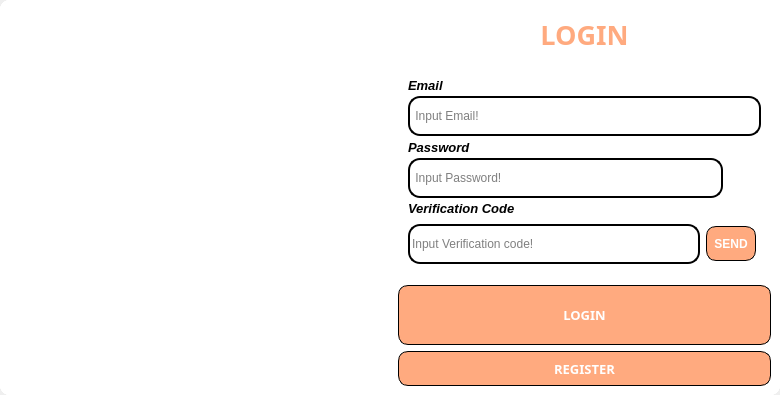
<?xml version="1.0" encoding="UTF-8"?>
<ui version="4.0">
 <class>MainWindow</class>
 <widget class="QMainWindow" name="MainWindow">
  <property name="geometry">
   <rect>
    <x>0</x>
    <y>0</y>
    <width>780</width>
    <height>395</height>
   </rect>
  </property>
  <property name="minimumSize">
   <size>
    <width>780</width>
    <height>395</height>
   </size>
  </property>
  <property name="maximumSize">
   <size>
    <width>780</width>
    <height>395</height>
   </size>
  </property>
  <property name="windowTitle">
   <string>MainWindow</string>
  </property>
  <widget class="QWidget" name="centralwidget">
   <property name="minimumSize">
    <size>
     <width>780</width>
     <height>395</height>
    </size>
   </property>
   <property name="maximumSize">
    <size>
     <width>780</width>
     <height>395</height>
    </size>
   </property>
   <layout class="QGridLayout" name="gridLayout">
    <property name="leftMargin">
     <number>0</number>
    </property>
    <property name="topMargin">
     <number>0</number>
    </property>
    <property name="rightMargin">
     <number>0</number>
    </property>
    <property name="bottomMargin">
     <number>0</number>
    </property>
    <property name="spacing">
     <number>0</number>
    </property>
    <item row="0" column="0">
     <widget class="QFrame" name="frame_3">
      <property name="minimumSize">
       <size>
        <width>780</width>
        <height>395</height>
       </size>
      </property>
      <property name="maximumSize">
       <size>
        <width>780</width>
        <height>395</height>
       </size>
      </property>
      <property name="styleSheet">
       <string notr="true">background-color: rgb(255, 255, 255);
border-top-left-radius: 10px;
border-bottom-left-radius: 10px;
border-bottom-right-radius: 10px;</string>
      </property>
      <property name="frameShape">
       <enum>QFrame::Shape::StyledPanel</enum>
      </property>
      <property name="frameShadow">
       <enum>QFrame::Shadow::Raised</enum>
      </property>
      <layout class="QGridLayout" name="gridLayout_2">
       <property name="leftMargin">
        <number>0</number>
       </property>
       <property name="topMargin">
        <number>0</number>
       </property>
       <property name="rightMargin">
        <number>0</number>
       </property>
       <property name="bottomMargin">
        <number>0</number>
       </property>
       <property name="horizontalSpacing">
        <number>0</number>
       </property>
       <item row="0" column="0">
        <widget class="QStackedWidget" name="stackedWidget">
         <property name="currentIndex">
          <number>0</number>
         </property>
         <widget class="QWidget" name="login">
          <layout class="QGridLayout" name="gridLayout_5">
           <property name="leftMargin">
            <number>0</number>
           </property>
           <property name="topMargin">
            <number>0</number>
           </property>
           <property name="rightMargin">
            <number>0</number>
           </property>
           <property name="bottomMargin">
            <number>0</number>
           </property>
           <property name="spacing">
            <number>0</number>
           </property>
           <item row="1" column="0">
            <widget class="QFrame" name="image">
             <property name="maximumSize">
              <size>
               <width>390</width>
               <height>395</height>
              </size>
             </property>
             <property name="styleSheet">
              <string notr="true">border-radius: 10px;
border-image: url(:/image/images/logo.jpeg);</string>
             </property>
             <property name="frameShape">
              <enum>QFrame::Shape::StyledPanel</enum>
             </property>
             <property name="frameShadow">
              <enum>QFrame::Shadow::Raised</enum>
             </property>
             <layout class="QGridLayout" name="gridLayout_8">
              <property name="leftMargin">
               <number>0</number>
              </property>
              <property name="topMargin">
               <number>0</number>
              </property>
              <property name="rightMargin">
               <number>0</number>
              </property>
              <property name="bottomMargin">
               <number>0</number>
              </property>
              <property name="spacing">
               <number>0</number>
              </property>
             </layout>
            </widget>
           </item>
           <item row="1" column="1">
            <widget class="QFrame" name="frame_5">
             <property name="frameShape">
              <enum>QFrame::Shape::StyledPanel</enum>
             </property>
             <property name="frameShadow">
              <enum>QFrame::Shadow::Raised</enum>
             </property>
             <layout class="QGridLayout" name="gridLayout_6">
              <property name="leftMargin">
               <number>8</number>
              </property>
              <property name="rightMargin">
               <number>9</number>
              </property>
              <item row="0" column="0" colspan="2">
               <widget class="QLabel" name="label">
                <property name="maximumSize">
                 <size>
                  <width>16777215</width>
                  <height>50</height>
                 </size>
                </property>
                <property name="font">
                 <font>
                  <family>Segoe UI Black</family>
                  <pointsize>20</pointsize>
                  <bold>true</bold>
                 </font>
                </property>
                <property name="styleSheet">
                 <string notr="true">color: rgb(255, 170, 127);
</string>
                </property>
                <property name="text">
                 <string>LOGIN</string>
                </property>
                <property name="scaledContents">
                 <bool>true</bool>
                </property>
                <property name="alignment">
                 <set>Qt::AlignmentFlag::AlignCenter</set>
                </property>
                <property name="wordWrap">
                 <bool>true</bool>
                </property>
                <property name="margin">
                 <number>0</number>
                </property>
               </widget>
              </item>
              <item row="1" column="0" colspan="2">
               <widget class="QFrame" name="frame_6">
                <property name="styleSheet">
                 <string notr="true"/>
                </property>
                <property name="frameShape">
                 <enum>QFrame::Shape::StyledPanel</enum>
                </property>
                <property name="frameShadow">
                 <enum>QFrame::Shadow::Raised</enum>
                </property>
                <layout class="QGridLayout" name="gridLayout_7">
                 <property name="leftMargin">
                  <number>10</number>
                 </property>
                 <property name="topMargin">
                  <number>10</number>
                 </property>
                 <property name="rightMargin">
                  <number>10</number>
                 </property>
                 <property name="bottomMargin">
                  <number>10</number>
                 </property>
                 <property name="spacing">
                  <number>0</number>
                 </property>
                 <item row="5" column="0">
                  <widget class="QFrame" name="frame">
                   <property name="cursor">
                    <cursorShape>PointingHandCursor</cursorShape>
                   </property>
                   <property name="frameShape">
                    <enum>QFrame::Shape::StyledPanel</enum>
                   </property>
                   <property name="frameShadow">
                    <enum>QFrame::Shadow::Raised</enum>
                   </property>
                   <layout class="QGridLayout" name="gridLayout_3">
                    <property name="leftMargin">
                     <number>0</number>
                    </property>
                    <property name="topMargin">
                     <number>5</number>
                    </property>
                    <property name="rightMargin">
                     <number>5</number>
                    </property>
                    <property name="bottomMargin">
                     <number>5</number>
                    </property>
                    <item row="0" column="0">
                     <widget class="QLineEdit" name="verification">
                      <property name="minimumSize">
                       <size>
                        <width>0</width>
                        <height>40</height>
                       </size>
                      </property>
                      <property name="styleSheet">
                       <string notr="true">border-radius: 12px;
border-color: rgb(0, 0, 0);
border-style: outset;
border-width: 2px</string>
                      </property>
                      <property name="placeholderText">
                       <string>Input Verification code!</string>
                      </property>
                     </widget>
                    </item>
                    <item row="0" column="1">
                     <widget class="QPushButton" name="send_code">
                      <property name="minimumSize">
                       <size>
                        <width>50</width>
                        <height>35</height>
                       </size>
                      </property>
                      <property name="font">
                       <font>
                        <bold>true</bold>
                       </font>
                      </property>
                      <property name="cursor">
                       <cursorShape>PointingHandCursor</cursorShape>
                      </property>
                      <property name="styleSheet">
                       <string notr="true">QPushButton{
	background-color: rgb(255, 170, 127);
	border-top-right-radius: 10px;
	border-color: rgb(0, 0, 0);
	border-style: outset;
	border-width: 1px;
	color: rgb(255, 255, 255);
}
QPushButton:hover {
	background-color: rgb(193, 128, 96)
}
QPushButton:pressed {
	background-color: rgb(255, 210, 133)
}</string>
                      </property>
                      <property name="text">
                       <string>SEND</string>
                      </property>
                     </widget>
                    </item>
                   </layout>
                  </widget>
                 </item>
                 <item row="3" column="0" colspan="2">
                  <widget class="QFrame" name="frame_7">
                   <property name="minimumSize">
                    <size>
                     <width>0</width>
                     <height>0</height>
                    </size>
                   </property>
                   <property name="maximumSize">
                    <size>
                     <width>16777215</width>
                     <height>50</height>
                    </size>
                   </property>
                   <property name="frameShape">
                    <enum>QFrame::Shape::StyledPanel</enum>
                   </property>
                   <property name="frameShadow">
                    <enum>QFrame::Shadow::Raised</enum>
                   </property>
                   <layout class="QGridLayout" name="gridLayout_9">
                    <property name="leftMargin">
                     <number>0</number>
                    </property>
                    <property name="topMargin">
                     <number>0</number>
                    </property>
                    <property name="rightMargin">
                     <number>0</number>
                    </property>
                    <property name="bottomMargin">
                     <number>0</number>
                    </property>
                    <property name="horizontalSpacing">
                     <number>6</number>
                    </property>
                    <property name="verticalSpacing">
                     <number>0</number>
                    </property>
                    <item row="0" column="0">
                     <widget class="QLineEdit" name="password">
                      <property name="minimumSize">
                       <size>
                        <width>0</width>
                        <height>40</height>
                       </size>
                      </property>
                      <property name="styleSheet">
                       <string notr="true">border-radius: 12px;
border-color: rgb(0, 0, 0);
border-style: outset;
border-width: 2px</string>
                      </property>
                      <property name="inputMask">
                       <string/>
                      </property>
                      <property name="text">
                       <string/>
                      </property>
                      <property name="maxLength">
                       <number>32767</number>
                      </property>
                      <property name="echoMode">
                       <enum>QLineEdit::EchoMode::Password</enum>
                      </property>
                      <property name="placeholderText">
                       <string> Input Password!</string>
                      </property>
                     </widget>
                    </item>
                    <item row="0" column="1">
                     <widget class="QPushButton" name="show_btn">
                      <property name="maximumSize">
                       <size>
                        <width>40</width>
                        <height>40</height>
                       </size>
                      </property>
                      <property name="cursor">
                       <cursorShape>PointingHandCursor</cursorShape>
                      </property>
                      <property name="styleSheet">
                       <string notr="true">QPushButton: {
	color: rgb(255, 170, 127);
}</string>
                      </property>
                      <property name="text">
                       <string/>
                      </property>
                      <property name="icon">
                       <iconset resource="../res/resource.qrc">
                        <normaloff>:/icon/icons/icons8-hide-500.png</normaloff>
                        <normalon>:/icon/icons/icons8-show-500.png</normalon>:/icon/icons/icons8-hide-500.png</iconset>
                      </property>
                      <property name="iconSize">
                       <size>
                        <width>30</width>
                        <height>30</height>
                       </size>
                      </property>
                      <property name="checkable">
                       <bool>true</bool>
                      </property>
                     </widget>
                    </item>
                   </layout>
                  </widget>
                 </item>
                 <item row="1" column="0" colspan="2">
                  <widget class="QLineEdit" name="emails">
                   <property name="minimumSize">
                    <size>
                     <width>0</width>
                     <height>40</height>
                    </size>
                   </property>
                   <property name="styleSheet">
                    <string notr="true">border-radius: 12px;
border-color: rgb(0, 0, 0);
border-style: outset;
border-width: 2px</string>
                   </property>
                   <property name="placeholderText">
                    <string> Input Email!</string>
                   </property>
                   <property name="clearButtonEnabled">
                    <bool>false</bool>
                   </property>
                  </widget>
                 </item>
                 <item row="0" column="0" colspan="2">
                  <widget class="QLabel" name="label_2">
                   <property name="maximumSize">
                    <size>
                     <width>16777215</width>
                     <height>30</height>
                    </size>
                   </property>
                   <property name="font">
                    <font>
                     <pointsize>10</pointsize>
                     <italic>true</italic>
                     <bold>true</bold>
                    </font>
                   </property>
                   <property name="text">
                    <string>Email</string>
                   </property>
                  </widget>
                 </item>
                 <item row="4" column="0" colspan="2">
                  <widget class="QLabel" name="label_8">
                   <property name="font">
                    <font>
                     <pointsize>10</pointsize>
                     <italic>true</italic>
                     <bold>true</bold>
                    </font>
                   </property>
                   <property name="text">
                    <string>Verification Code</string>
                   </property>
                  </widget>
                 </item>
                 <item row="2" column="0" colspan="2">
                  <widget class="QLabel" name="label_3">
                   <property name="maximumSize">
                    <size>
                     <width>16777215</width>
                     <height>30</height>
                    </size>
                   </property>
                   <property name="font">
                    <font>
                     <pointsize>10</pointsize>
                     <italic>true</italic>
                     <bold>true</bold>
                    </font>
                   </property>
                   <property name="text">
                    <string>Password</string>
                   </property>
                  </widget>
                 </item>
                </layout>
               </widget>
              </item>
              <item row="3" column="0" colspan="2">
               <widget class="QPushButton" name="regis_btn">
                <property name="minimumSize">
                 <size>
                  <width>0</width>
                  <height>35</height>
                 </size>
                </property>
                <property name="font">
                 <font>
                  <family>Segoe UI Black</family>
                  <pointsize>10</pointsize>
                  <bold>true</bold>
                 </font>
                </property>
                <property name="cursor">
                 <cursorShape>PointingHandCursor</cursorShape>
                </property>
                <property name="styleSheet">
                 <string notr="true">QPushButton{
	background-color: rgb(255, 170, 127);
	border-top-right-radius: 10px;
	border-color: rgb(0, 0, 0);
	border-style: outset;
	border-width: 1px;
	color: rgb(255, 255, 255);
}
QPushButton:hover {
	background-color: rgb(193, 128, 96)
}
QPushButton:pressed {
	background-color: rgb(255, 210, 133)
}</string>
                </property>
                <property name="text">
                 <string>REGISTER</string>
                </property>
               </widget>
              </item>
              <item row="2" column="0" colspan="2">
               <widget class="QPushButton" name="login_btn">
                <property name="minimumSize">
                 <size>
                  <width>0</width>
                  <height>60</height>
                 </size>
                </property>
                <property name="font">
                 <font>
                  <family>Segoe UI Black</family>
                  <pointsize>10</pointsize>
                  <bold>true</bold>
                 </font>
                </property>
                <property name="cursor">
                 <cursorShape>PointingHandCursor</cursorShape>
                </property>
                <property name="styleSheet">
                 <string notr="true">QPushButton{
	background-color: rgb(255, 170, 127);
	border-top-right-radius: 10px;
	border-color: rgb(0, 0, 0);
	border-style: outset;
	border-width: 1px;
	color: rgb(255, 255, 255);
}
QPushButton:hover {
	background-color: rgb(193, 128, 96)
}
QPushButton:pressed {
	background-color: rgb(255, 210, 133)
}</string>
                </property>
                <property name="text">
                 <string>LOGIN</string>
                </property>
               </widget>
              </item>
             </layout>
            </widget>
           </item>
          </layout>
         </widget>
         <widget class="QWidget" name="regis">
          <layout class="QGridLayout" name="gridLayout_11">
           <property name="leftMargin">
            <number>0</number>
           </property>
           <property name="topMargin">
            <number>0</number>
           </property>
           <property name="rightMargin">
            <number>0</number>
           </property>
           <property name="bottomMargin">
            <number>0</number>
           </property>
           <property name="spacing">
            <number>0</number>
           </property>
           <item row="0" column="1">
            <widget class="QFrame" name="frame_9">
             <property name="frameShape">
              <enum>QFrame::Shape::StyledPanel</enum>
             </property>
             <property name="frameShadow">
              <enum>QFrame::Shadow::Raised</enum>
             </property>
             <layout class="QGridLayout" name="gridLayout_12">
              <property name="leftMargin">
               <number>8</number>
              </property>
              <item row="0" column="0" colspan="2">
               <widget class="QLabel" name="label_4">
                <property name="maximumSize">
                 <size>
                  <width>16777215</width>
                  <height>50</height>
                 </size>
                </property>
                <property name="font">
                 <font>
                  <family>Segoe UI Black</family>
                  <pointsize>20</pointsize>
                  <bold>true</bold>
                 </font>
                </property>
                <property name="styleSheet">
                 <string notr="true">color: rgb(255, 170, 127);
</string>
                </property>
                <property name="text">
                 <string>REGISTER</string>
                </property>
                <property name="scaledContents">
                 <bool>true</bool>
                </property>
                <property name="alignment">
                 <set>Qt::AlignmentFlag::AlignCenter</set>
                </property>
                <property name="wordWrap">
                 <bool>true</bool>
                </property>
                <property name="margin">
                 <number>0</number>
                </property>
               </widget>
              </item>
              <item row="2" column="0" colspan="2">
               <widget class="QPushButton" name="reg_btn">
                <property name="minimumSize">
                 <size>
                  <width>0</width>
                  <height>50</height>
                 </size>
                </property>
                <property name="font">
                 <font>
                  <family>Segoe UI Black</family>
                  <pointsize>10</pointsize>
                  <bold>true</bold>
                 </font>
                </property>
                <property name="cursor">
                 <cursorShape>PointingHandCursor</cursorShape>
                </property>
                <property name="styleSheet">
                 <string notr="true">QPushButton{
	background-color: rgb(255, 170, 127);
	border-top-right-radius: 10px;
	border-color: rgb(0, 0, 0);
	border-style: outset;
	border-width: 1px;
	color: rgb(255, 255, 255);
}
QPushButton:hover {
	background-color: rgb(193, 128, 96)
}
QPushButton:pressed {
	background-color: rgb(255, 210, 133)
}</string>
                </property>
                <property name="text">
                 <string>REGISTER</string>
                </property>
               </widget>
              </item>
              <item row="3" column="0" colspan="2">
               <widget class="QPushButton" name="login_btn_2">
                <property name="minimumSize">
                 <size>
                  <width>0</width>
                  <height>35</height>
                 </size>
                </property>
                <property name="font">
                 <font>
                  <family>Segoe UI Black</family>
                  <pointsize>10</pointsize>
                  <bold>true</bold>
                 </font>
                </property>
                <property name="cursor">
                 <cursorShape>PointingHandCursor</cursorShape>
                </property>
                <property name="styleSheet">
                 <string notr="true">QPushButton{
	background-color: rgb(255, 170, 127);
	border-top-right-radius: 10px;
	border-color: rgb(0, 0, 0);
	border-style: outset;
	border-width: 1px;
	color: rgb(255, 255, 255);
}
QPushButton:hover {
	background-color: rgb(193, 128, 96)
}
QPushButton:pressed {
	background-color: rgb(255, 210, 133)
}</string>
                </property>
                <property name="text">
                 <string>LOGIN</string>
                </property>
               </widget>
              </item>
              <item row="1" column="0" colspan="2">
               <widget class="QFrame" name="frame_10">
                <property name="styleSheet">
                 <string notr="true"/>
                </property>
                <property name="frameShape">
                 <enum>QFrame::Shape::StyledPanel</enum>
                </property>
                <property name="frameShadow">
                 <enum>QFrame::Shadow::Raised</enum>
                </property>
                <layout class="QGridLayout" name="gridLayout_13">
                 <property name="leftMargin">
                  <number>10</number>
                 </property>
                 <property name="topMargin">
                  <number>10</number>
                 </property>
                 <property name="rightMargin">
                  <number>10</number>
                 </property>
                 <property name="bottomMargin">
                  <number>10</number>
                 </property>
                 <property name="spacing">
                  <number>0</number>
                 </property>
                 <item row="5" column="0">
                  <widget class="QFrame" name="frame_11">
                   <property name="minimumSize">
                    <size>
                     <width>0</width>
                     <height>0</height>
                    </size>
                   </property>
                   <property name="maximumSize">
                    <size>
                     <width>16777215</width>
                     <height>50</height>
                    </size>
                   </property>
                   <property name="frameShape">
                    <enum>QFrame::Shape::StyledPanel</enum>
                   </property>
                   <property name="frameShadow">
                    <enum>QFrame::Shadow::Raised</enum>
                   </property>
                   <layout class="QGridLayout" name="gridLayout_14">
                    <property name="leftMargin">
                     <number>0</number>
                    </property>
                    <property name="topMargin">
                     <number>0</number>
                    </property>
                    <property name="rightMargin">
                     <number>0</number>
                    </property>
                    <property name="bottomMargin">
                     <number>0</number>
                    </property>
                    <property name="horizontalSpacing">
                     <number>6</number>
                    </property>
                    <property name="verticalSpacing">
                     <number>0</number>
                    </property>
                    <item row="0" column="1">
                     <widget class="QPushButton" name="show_btn_2">
                      <property name="maximumSize">
                       <size>
                        <width>40</width>
                        <height>40</height>
                       </size>
                      </property>
                      <property name="cursor">
                       <cursorShape>PointingHandCursor</cursorShape>
                      </property>
                      <property name="styleSheet">
                       <string notr="true">QPushButton: {
	color: rgb(255, 170, 127);
}</string>
                      </property>
                      <property name="text">
                       <string/>
                      </property>
                      <property name="icon">
                       <iconset resource="../res/resource.qrc">
                        <normaloff>:/icon/icons/icons8-hide-500.png</normaloff>
                        <normalon>:/icon/icons/icons8-show-500.png</normalon>:/icon/icons/icons8-hide-500.png</iconset>
                      </property>
                      <property name="iconSize">
                       <size>
                        <width>30</width>
                        <height>30</height>
                       </size>
                      </property>
                      <property name="checkable">
                       <bool>true</bool>
                      </property>
                     </widget>
                    </item>
                    <item row="0" column="0">
                     <widget class="QLineEdit" name="reg_password">
                      <property name="minimumSize">
                       <size>
                        <width>0</width>
                        <height>40</height>
                       </size>
                      </property>
                      <property name="styleSheet">
                       <string notr="true">border-radius: 12px;
border-color: rgb(0, 0, 0);
border-style: outset;
border-width: 2px</string>
                      </property>
                      <property name="maxLength">
                       <number>0</number>
                      </property>
                      <property name="echoMode">
                       <enum>QLineEdit::EchoMode::Password</enum>
                      </property>
                      <property name="placeholderText">
                       <string> Input Password!</string>
                      </property>
                     </widget>
                    </item>
                   </layout>
                  </widget>
                 </item>
                 <item row="1" column="0" colspan="2">
                  <widget class="QLineEdit" name="reg_username">
                   <property name="minimumSize">
                    <size>
                     <width>0</width>
                     <height>40</height>
                    </size>
                   </property>
                   <property name="styleSheet">
                    <string notr="true">border-radius: 12px;
border-color: rgb(0, 0, 0);
border-style: outset;
border-width: 2px</string>
                   </property>
                   <property name="placeholderText">
                    <string> Input Username!</string>
                   </property>
                  </widget>
                 </item>
                 <item row="2" column="0">
                  <widget class="QLabel" name="label_7">
                   <property name="font">
                    <font>
                     <pointsize>10</pointsize>
                     <italic>true</italic>
                     <bold>true</bold>
                    </font>
                   </property>
                   <property name="text">
                    <string>Email</string>
                   </property>
                  </widget>
                 </item>
                 <item row="4" column="0">
                  <widget class="QLabel" name="label_6">
                   <property name="maximumSize">
                    <size>
                     <width>16777215</width>
                     <height>30</height>
                    </size>
                   </property>
                   <property name="font">
                    <font>
                     <pointsize>10</pointsize>
                     <italic>true</italic>
                     <bold>true</bold>
                    </font>
                   </property>
                   <property name="text">
                    <string>Password</string>
                   </property>
                  </widget>
                 </item>
                 <item row="0" column="0">
                  <widget class="QLabel" name="label_5">
                   <property name="maximumSize">
                    <size>
                     <width>16777215</width>
                     <height>30</height>
                    </size>
                   </property>
                   <property name="font">
                    <font>
                     <pointsize>10</pointsize>
                     <italic>true</italic>
                     <bold>true</bold>
                    </font>
                   </property>
                   <property name="text">
                    <string>Username</string>
                   </property>
                  </widget>
                 </item>
                 <item row="3" column="0">
                  <widget class="QLineEdit" name="reg_email">
                   <property name="minimumSize">
                    <size>
                     <width>0</width>
                     <height>40</height>
                    </size>
                   </property>
                   <property name="styleSheet">
                    <string notr="true">border-radius: 12px;
border-color: rgb(0, 0, 0);
border-style: outset;
border-width: 2px</string>
                   </property>
                   <property name="placeholderText">
                    <string> Input Email!</string>
                   </property>
                  </widget>
                 </item>
                </layout>
               </widget>
              </item>
             </layout>
            </widget>
           </item>
           <item row="0" column="2">
            <widget class="QFrame" name="image_2">
             <property name="maximumSize">
              <size>
               <width>390</width>
               <height>395</height>
              </size>
             </property>
             <property name="styleSheet">
              <string notr="true">border-radius: 10px;
border-image: url(:/image/images/logo.jpeg);</string>
             </property>
             <property name="frameShape">
              <enum>QFrame::Shape::StyledPanel</enum>
             </property>
             <property name="frameShadow">
              <enum>QFrame::Shadow::Raised</enum>
             </property>
             <layout class="QGridLayout" name="gridLayout_10">
              <property name="leftMargin">
               <number>0</number>
              </property>
              <property name="topMargin">
               <number>0</number>
              </property>
              <property name="rightMargin">
               <number>0</number>
              </property>
              <property name="bottomMargin">
               <number>0</number>
              </property>
              <property name="spacing">
               <number>0</number>
              </property>
             </layout>
            </widget>
           </item>
          </layout>
         </widget>
        </widget>
       </item>
      </layout>
     </widget>
    </item>
   </layout>
  </widget>
 </widget>
 <resources>
  <include location="../res/resource.qrc"/>
 </resources>
 <connections/>
</ui>
